Frame 1 (no input): blank canvas, image omitted
Frame 60 (the mouse pressed at the canvas centre just before this capture): blank canvas, image omitted
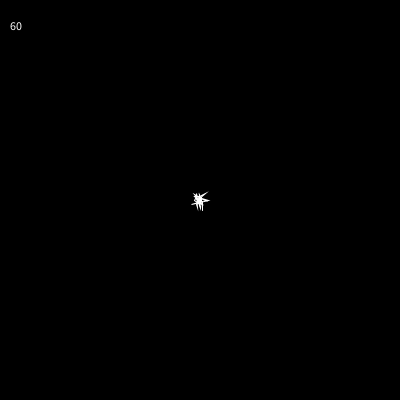
Frame 120 (the mouse held since frame 60 and released just before this capture)

The Processing sketch whose frames 1 and 60 were blank and that drew this single picture after the mouse press (run headless with seeded random() and noise(); from frame 60 on, the mouse is pressed at the canvas centre):

// Processing sketch: TrailPVectorArrayList
// ── TrailPVectorArrayList.pde
ArrayList<PVector> history;


void setup() {
  size(400, 400);
  history = new ArrayList<PVector>();
}

void draw() {
  background(0);

  if (mousePressed) {
    history.add(new PVector(mouseX, mouseY));
  }
  
  stroke(255);
  noFill();
  beginShape();
  for (PVector v : history) {
    vertex(v.x,v.y);
     v.x += random(-1,1);
     v.y += random(-1,1);
  } 
  endShape();
  
  if (history.size() > 100) {
     history.remove(0);
  } 
  
  fill(255);
  text(history.size(),10,30);
}
